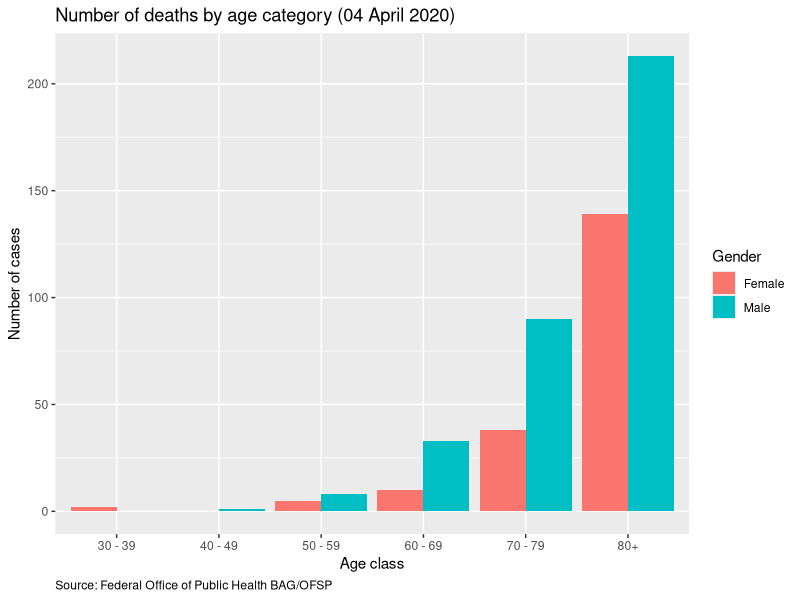
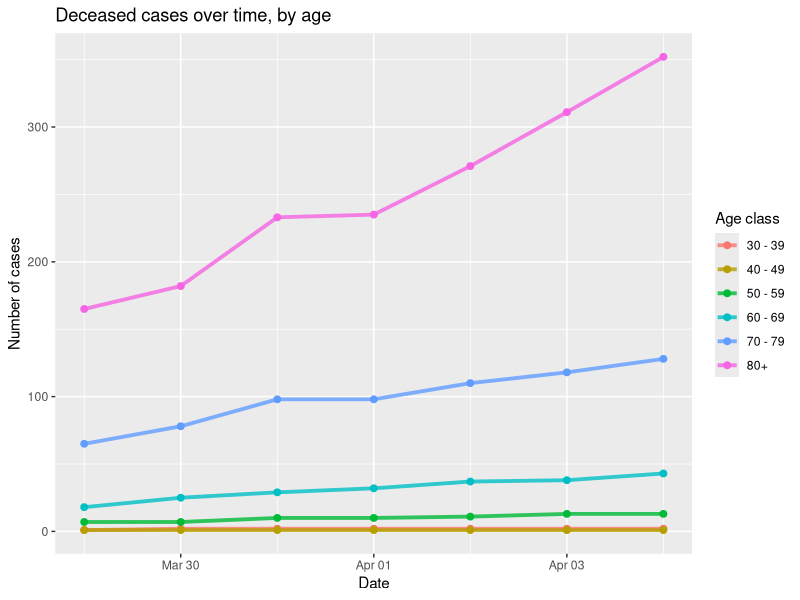
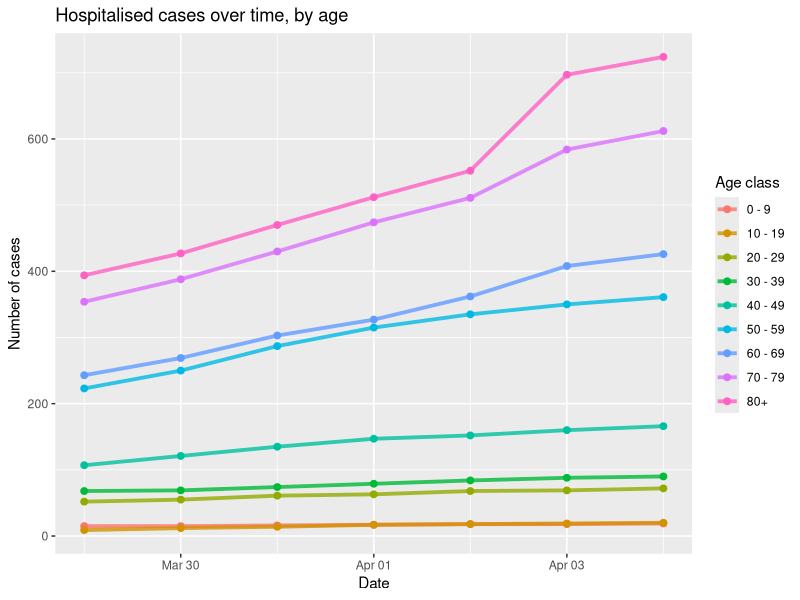
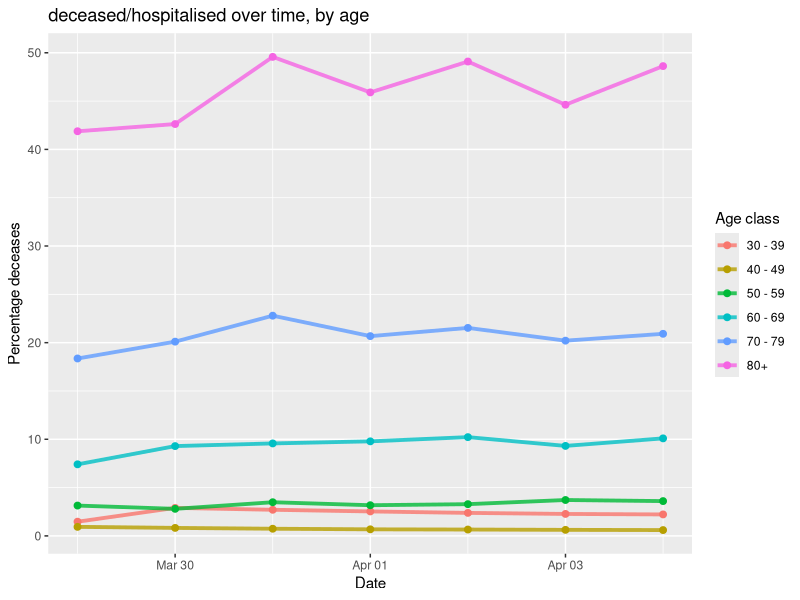
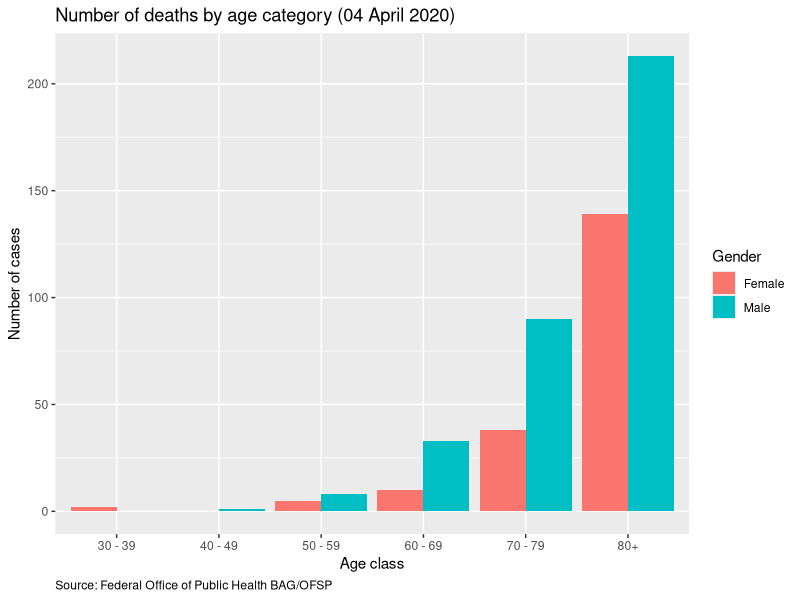
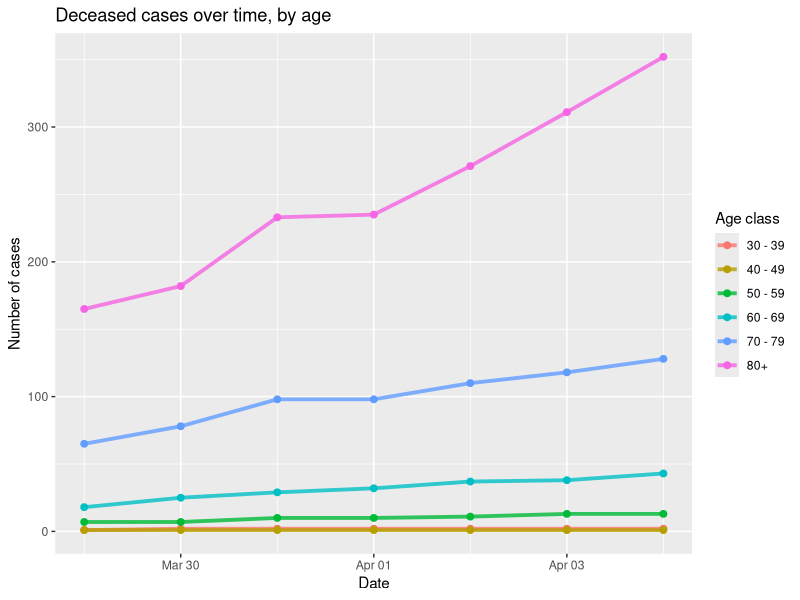
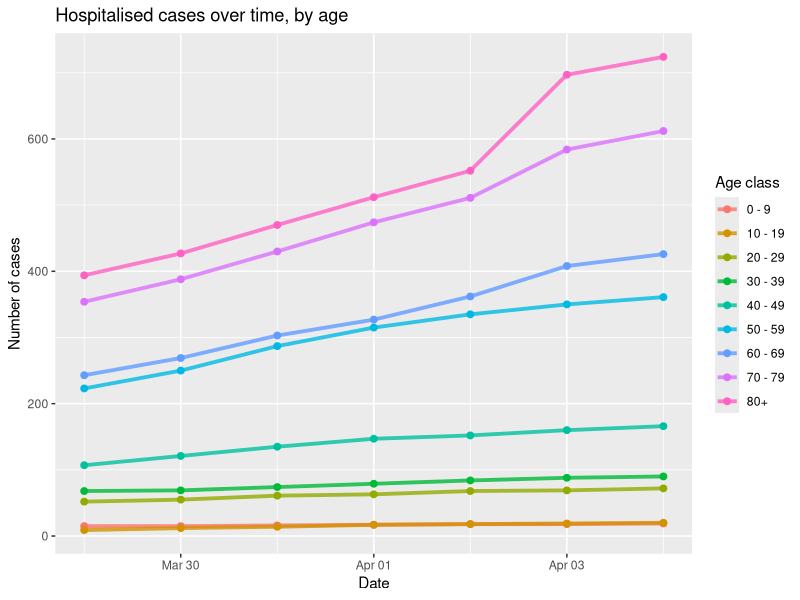

The R script that drew these images, in order:
library(tidyverse)     

################################
#'## Read doc
################################

dat_sheet5_deceased <- read_csv("data_final/sheet_5_deceased.csv")
dat_sheet4_hospit <- read_csv("data_final/sheet_4_hospitalised.csv")

################################
#'## Barplot by age and gender
################################

## long version
dat_sheet5_deceased_l <- dat_sheet5_deceased %>% 
  gather(category, n_cases, ends_with("deceased")) %>% 
  mutate(category = str_remove(category, "_deceased") %>% 
           str_to_title()) 

last_date <- max(dat_sheet5_deceased_l$report_date) %>% 
  format("%d %B %Y")

## plot
pl_age <- dat_sheet5_deceased_l %>% 
  filter(category!="Total")%>% 
  filter(report_date == max(report_date)) %>% 
  rename(Gender=category) %>% 
  ggplot(aes(x = age_class, y = n_cases, fill=Gender)) + 
  geom_col(position = "dodge") +
  ggtitle(paste0("Number of deaths by age category (", last_date, ")")) +
  xlab("Age class") + ylab("Number of cases") +
  labs(caption = "Source: Federal Office of Public Health BAG/OFSP") +
  theme(plot.caption = element_text(hjust = 0))

pl_age

################################
#'## Evolution
################################

gg_byDate_age <- function(df, variable) {
  df %>% 
    ggplot(aes(x = report_date, y = {{variable}}, color=age_class)) + 
    geom_line(lwd=1.3, alpha = 0.8) +
    geom_point(size = 2) +
    xlab("Date") +
    labs(color = "Age class")
}

pl_deceased_time_colorAge <-  dat_sheet5_deceased_l %>% 
  filter(category=="Total") %>% 
  gg_byDate_age(n_cases)+
  ylab("Number of cases") +
  ggtitle("Deceased cases over time, by age")

pl_deceased_time_colorAge

################################
#'## Hospitalised
################################

pl_hospit_time_colorAge <- dat_sheet4_hospit %>% 
  gg_byDate_age(total_hospitalised)+
  ylab("Number of cases") +
  ggtitle("Hospitalised cases over time, by age")

pl_hospit_time_colorAge

## deceased by hospit
dat_sheet4_hospit %>% 
  select(age_class, report_date, total_hospitalised) %>% 
  inner_join(dat_sheet5_deceased %>% 
               select(age_class, report_date, total_deceased), 
             by = c("age_class", "report_date")) %>% 
  mutate(deceased_by_hospit = 100*total_deceased/total_hospitalised) %>% 
  gg_byDate_age(deceased_by_hospit)+
  ylab("Percentage deceases") +
  ggtitle("deceased/hospitalised over time, by age")

################################
#'## Export
################################

ggsave(pl_age, filename="output/figures/deaths_by_age.png", width = 8, height = 6)
ggsave(pl_deceased_time_colorAge, filename="output/figures/deaths_over_time_by_age.png", width = 8, height = 6)
ggsave(pl_hospit_time_colorAge, filename="output/figures/deaths_over_time_by_age.png", width = 8, height = 6)

